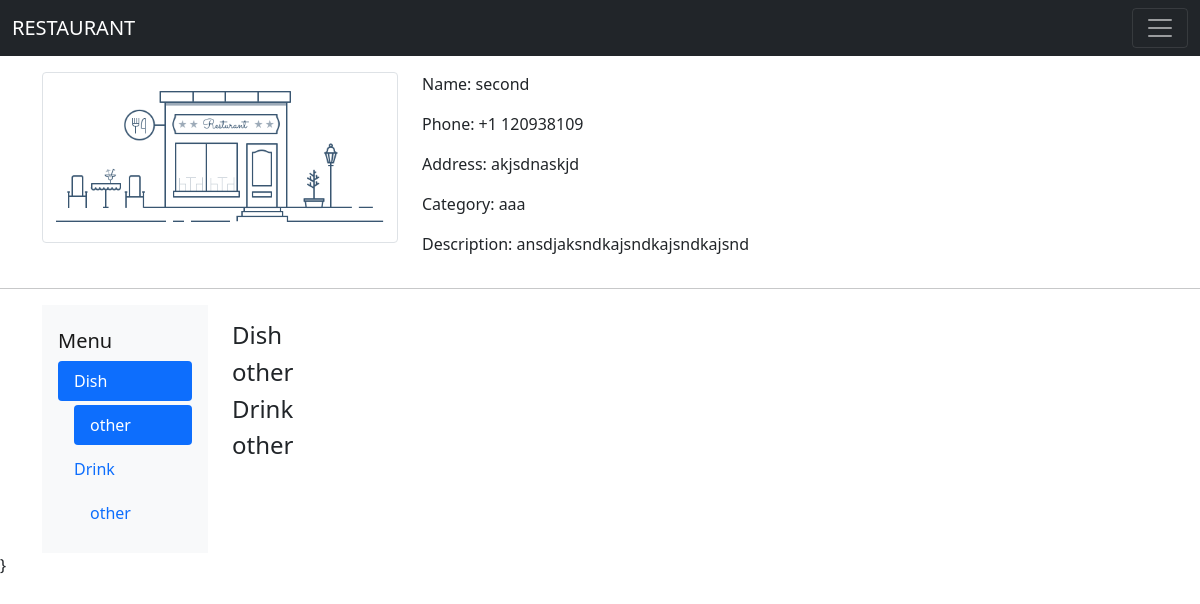
Page /view/1 on the earlier database version.
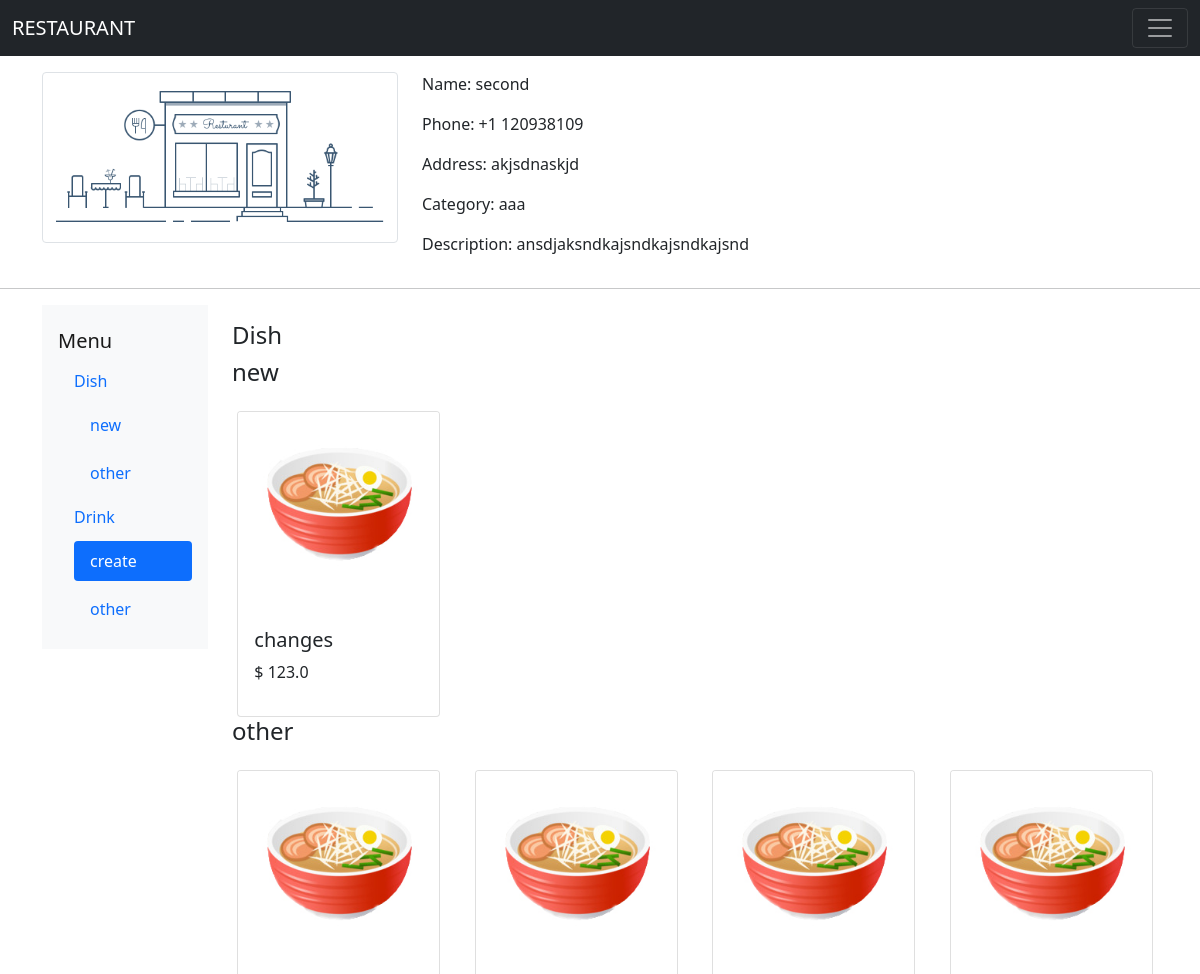
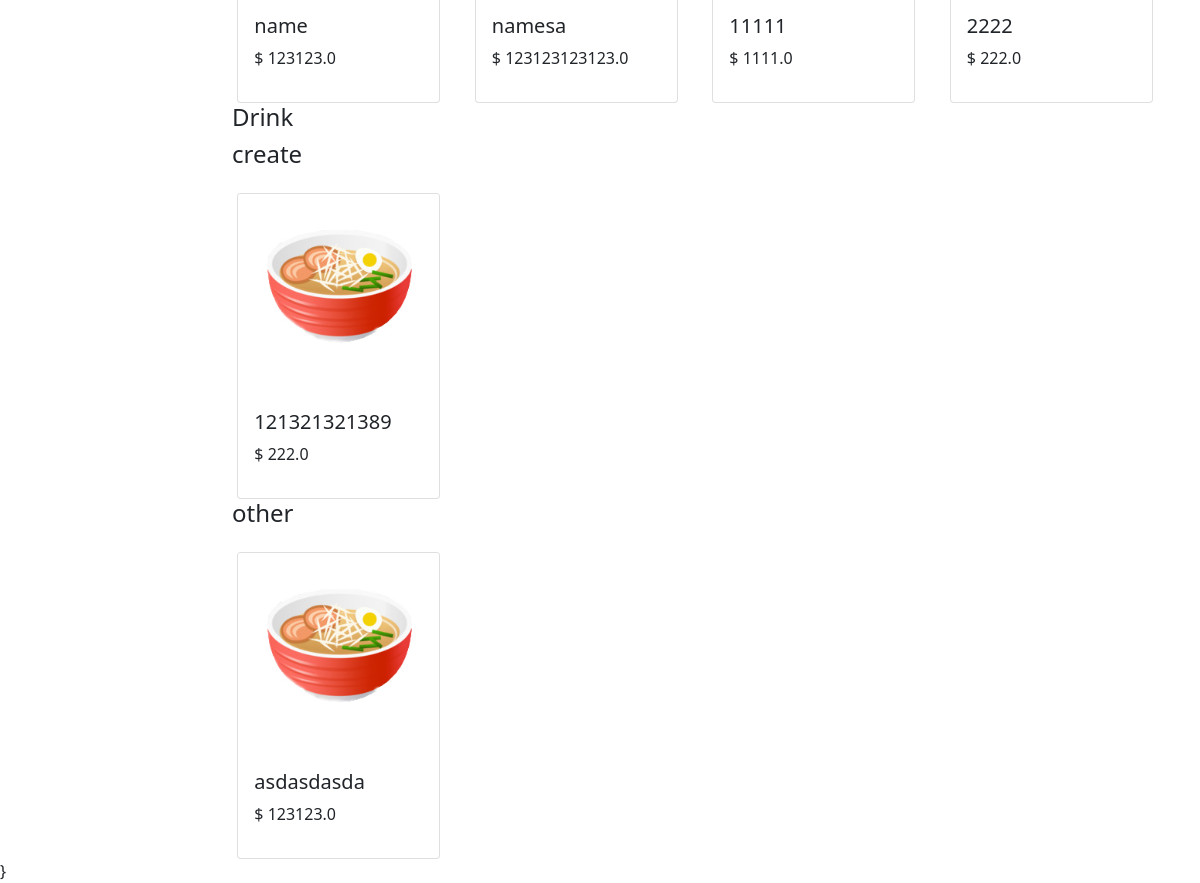
Same page on the later database version (2 pictures, top to bottom).
### app.py (models this page shows, shortened)
class Menu(db.Model):
    id = db.Column(db.Integer, primary_key = True)
    name = db.Column(db.String(80), nullable = False)
    price = db.Column(db.Float, nullable = False)
    description = db.Column(db.String(300), nullable=False)
    category = db.Column(db.String(80), nullable=False)
    isdish = db.Column(db.Boolean, nullable = False)
    restaurant_id = db.Column(db.Integer, db.ForeignKey('restaurant.id'), nullable=False)

### app.py (the view)
@app.route('/view/<id>', methods = ['GET', 'POST'])
def view(id):
    res = Restaurant.query.filter_by(id = id).first()
    print(id)
    return render_template('view.jinja', res = res, id = id)

### templates/view.jinja (shortened to what the changed rows need)
{% extends 'base.jinja' %}
{% block body %}
    <div class = "container">
        <div class = "row mt-3">
            <div class = "col-2">
                <nav id="navbar-example3" class="navbar navbar-light bg-light flex-column align-items-stretch p-3">
                    <nav class="nav nav-pills flex-column">
                    <a class="nav-link" href="#dish_">Dish</a>
                    <nav class="nav nav-pills flex-column">
                    {%for each in res.menu%}
                        {%if each.name == 'new category created' and each.isdish == True%}
                            <a class="nav-link ms-3 my-1" href='#{{each.category}}'>{{each.category}}</a>
                        {%endif%}
                    {%endfor%}
                    <a class="nav-link ms-3 my-1" href="#other-di">other</a>
                    </nav>
                    <a class="nav-link" href="#drink_">Drink</a>
                    {%for each in res.menu%}
                        {%if each.name == 'new category created' and each.isdish == False%}
                            <a class="nav-link ms-3 my-1" href='#{{each.category}}'>{{each.category}}</a>
                        {%endif%}
                    {%endfor%}
                    <a class="nav-link ms-3 my-1" href="#other-dr">other</a>
                    </nav>
                    </nav>
            </div>
            <div class = "col-10">
                <div data-bs-spy="scroll" data-bs-target="#navbar-example3" data-bs-offset="0" tabindex="0">
                    <div class="row">
                    {% for each in res.menu%}
                        {%if each.isdish == True and each.name == 'new category created'%}
                            <h4 id="{{each.category}}">{{each.category}}</h4>
                            {%for item in res.menu%}
                                {% if item.category == each.category and item.name != 'new category created'%}
                                    <div class = "col-3">
                                        <a data-bs-toggle="modal" data-bs-target="#d{{item.id}}" href="#d{{each.id}}" class="text-decoration-none text-dark">
                                            <div class="card mx-auto mt-3" style="width: 95%">
                                                <img src = "{{url_for('static', filename = 'img/dish_default.jpg')}}" class="card-img-top" alt="...">
                                                <div class="card-body">
                                                    <h5 class="card-title">{{item.name}}</h5>
                                                    <p class="card-text">$ {{item.price}}</p>
                                                </div>
                                            </div>
                                        </a>
                                    </div>
                                {%endif%}
                            {%endfor%}
                        {%endif%}
                    {%endfor%}
                    <h4 id="other-di">other</h4>
                    {%for each in res.menu%}
                        {%if each.category == 'other' and each.isdish == True%}
                            <div class = "col-3">
                                <a data-bs-toggle="modal" data-bs-target="#d{{each.id}}" href="#d{{each.id}}" class="text-decoration-none text-dark">
                                    <div class="card mx-auto mt-3" style="width: 95%">
                                        <img src = "{{url_for('static', filename = 'img/dish_default.jpg')}}" class="card-img-top" alt="...">
                                        <div class="card-body">
                                            <h5 class="card-title">{{each.name}}</h5>
                                            <p class="card-text">$ {{each.price}}</p>
                                        </div>
                                    </div>
                                </a>
                            </div>
                        {%endif%}
                    {%endfor%}
                    </div>
                    <div class="row">
                    {% for each in res.menu%}
                        {%if each.isdish == False and each.name == 'new category created'%}
                            <h4 id="{{each.category}}">{{each.category}}</h4>
                            {%for item in res.menu%}
                                {% if item.category == each.category and item.name != 'new category created'%}
                                    <div class = "col-3">
                                        <a data-bs-toggle="modal" data-bs-target="#d{{item.id}}" href="#d{{each.id}}" class="text-decoration-none text-dark">
                                            <div class="card mx-auto mt-3" style="width: 95%">
                                                <img src = "{{url_for('static', filename = 'img/dish_default.jpg')}}" class="card-img-top" alt="...">
                                                <div class="card-body">
                                                    <h5 class="card-title">{{item.name}}</h5>
                                                    <p class="card-text">$ {{item.price}}</p>
                                                </div>
                                            </div>
                                        </a>
                                    </div>
                                {%endif%}
                            {%endfor%}
                        {%endif%}
                    {%endfor%}
                    <h4 id="other-di">other</h4>
                    {%for each in res.menu%}
                        {%if each.category == 'other' and each.isdish == False%}
                            <div class = "col-3">
                                <a data-bs-toggle="modal" data-bs-target="#d{{each.id}}" href="#d{{each.id}}" class="text-decoration-none text-dark">
                                    <div class="card mx-auto mt-3" style="width: 95%">
                                        <img src = "{{url_for('static', filename = 'img/dish_default.jpg')}}" class="card-img-top" alt="...">
                                        <div class="card-body">
                                            <h5 class="card-title">{{each.name}}</h5>
                                            <p class="card-text">$ {{each.price}}</p>
                                        </div>
                                    </div>
                                </a>
                            </div>
                        {%endif%}
                    {%endfor%}
                    </div>
                </div>
            </div>
        </div>
    </div>
{% endblock %}

Differences in the rows shown:
added Menu: category "new"
added Menu: category "create"
added Menu: name "changes", price "123.0", shown under "new"
added Menu: name "name", price "123123.0", shown under "other"
added Menu: name "namesa", price "123123123123.0", shown under "other"
added Menu: name "11111", price "1111.0", shown under "other"
added Menu: name "2222", price "222.0", shown under "other"
added Menu: name "121321321389", price "222.0", shown under "create"
added Menu: name "asdasdasda", price "123123.0", shown under "other"
